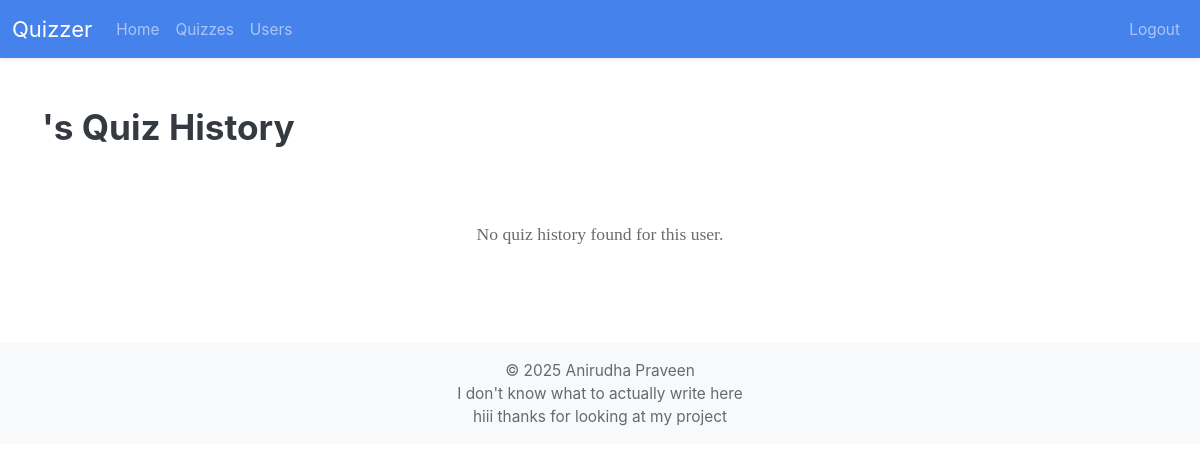
The page /admin/user_details/11 (signed in) on the database as committed earlier.
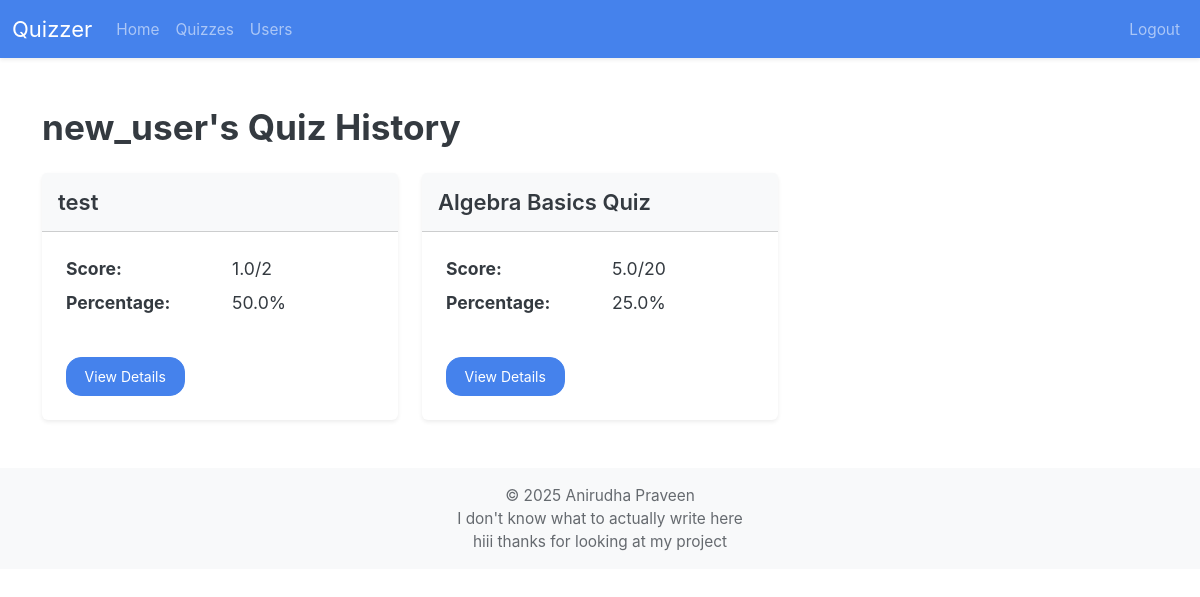
The same page on the database as committed later.
### models/models.py (models this page shows, shortened)
class User(db.Model, UserMixin):
    __tablename__ = "user"
    user_id: Mapped[id_pk]
    username: Mapped[str] = mapped_column(unique=True)
    password: Mapped[str]
    quiz_attempts: Mapped[List["QuizAttempt"]] = relationship(
        back_populates="user", cascade="all,delete-orphan"
    )

class QuizAttempt(db.Model):
    __tablename__ = 'quiz_attempt'
    id: Mapped[id_pk]
    quiz_id: Mapped[int] = mapped_column(ForeignKey("quiz.quiz_id"))
    user_id: Mapped[int] = mapped_column(ForeignKey("user.user_id"))
    start_time: Mapped[datetime]
    time_taken: Mapped[int] # time in minutes  maybe seconds? minutes is better we don't need seconds
    total_score: Mapped[float]
    percentage: Mapped[float]
    quiz: Mapped["Quiz"] = relationship(back_populates="quiz_attempts")
    user: Mapped["User"] = relationship(back_populates="quiz_attempts")
    question_attempts: Mapped[List["QuestionAttempt"]]=relationship(back_populates="quiz_attempt")

class Quiz(db.Model):
    __tablename__ = "quiz"
    quiz_id: Mapped[id_pk]
    quiz_name: Mapped[str]
    chapter_id: Mapped[int]
    subject_id: Mapped[int]
    date: Mapped[Optional[date]]
    duration: Mapped[Optional[int]]  # minutes? hopefully
    remarks: Mapped[str]
    total_marks: Mapped[int] = mapped_column(default=0)
    questions: Mapped[List["Question"]] = relationship(
        back_populates="quiz", cascade="all,delete-orphan"
    )
    quiz_attempts: Mapped[List["QuizAttempt"]] = relationship(
        back_populates="quiz", cascade="all,delete-orphan"
    )
    chapter: Mapped["Chapter"] = relationship(back_populates="quizzes") # maybe change this
    __table_args__ = (
        ForeignKeyConstraint(
            ['subject_id', 'chapter_id'],  # Composite foreign key
            ['chapter.subject_id', 'chapter.chapter_id']
        ),
    )

### routes/admin_routes.py (the view)
@admin_bp.route("/user_details/<int:user_id>")
def user_details(user_id):
    user = db.session.scalar(select(User).where(User.user_id==user_id))
    return render_template("admin/history.html", user=user)

### app.py (called while the page is built)
@app.template_global()
def is_active(page_name):
    return "active" if request.endpoint == page_name else ""

### routes/__init__.py (called while the page is built)
def init_login_manager(app):
    login_manager = LoginManager()
    login_manager.init_app(app)
    login_manager.login_view = "auth.login"  # goes to the login() function in auth_bp
    @login_manager.user_loader
    def load_user(user_id):
        return db.session.scalar(select(User).where(User.user_id == user_id))

### routes/admin_routes.py (called while the page is built)
@admin_bp.before_request
def require_admin():
    if not current_user.is_authenticated or current_user.username != "admin":
        return current_app.login_manager.unauthorized()

### templates/admin/history.html (shortened to what this page needs)
{% extends "base.html" %}  {% block body %} {% include "admin/nav.html" %}
<div class="container py-5">
  <div class="d-flex justify-content-between align-items-center mb-4">
    <h2 class="mb-0 fw-bold">{{user.username}}'s Quiz History</h2>
  </div>
  {% if user.quiz_attempts %}
  <div class="row row-cols-1 row-cols-md-2 row-cols-lg-3 g-4">
    {% for quiz_attempt in user.quiz_attempts %}
    <div class="col">
      <div class="card shadow-sm border-0 h-100">
        <div class="card-header bg-light py-3">
          <h5 class="card-title fw-semibold mb-0">
            {{ quiz_attempt.quiz.quiz_name }}
          </h5>
        </div>
        <div class="card-body p-4">
          <dl class="row">
            <dt class="col-sm-6">Score:</dt>
            <dd class="col-sm-6">
              {{ quiz_attempt.total_score }}/{{ quiz_attempt.quiz.total_marks }}
            </dd>
            <dt class="col-sm-6">Percentage:</dt>
            <dd class="col-sm-6">{{ quiz_attempt.percentage }}%</dd>
          </dl>
          <a
            href="{{ url_for('user.results', quiz_attempt_id=quiz_attempt.id) }}"
            class="btn btn-primary mt-3"
            >View Details</a
          >
        </div>
      </div>
    </div>
    {% endfor %}
  </div>
  {% else %}
  <div class="text-center py-5">
    <p class="text-muted mb-0">No quiz history found for this user.</p>
  </div>
  {% endif %}
</div>
{% endblock %}

Rows that differ between the two databases and show on the page:
added User: username "new_user"
added QuizAttempt: quiz.quiz_name "test", total_score "1.0", quiz.total_marks "2", percentage "50.0"
added QuizAttempt: quiz.quiz_name "Algebra Basics Quiz", total_score "5.0", quiz.total_marks "20", percentage "25.0"
Other text that changed with them:
text no longer shown: "No quiz history found for this user."
